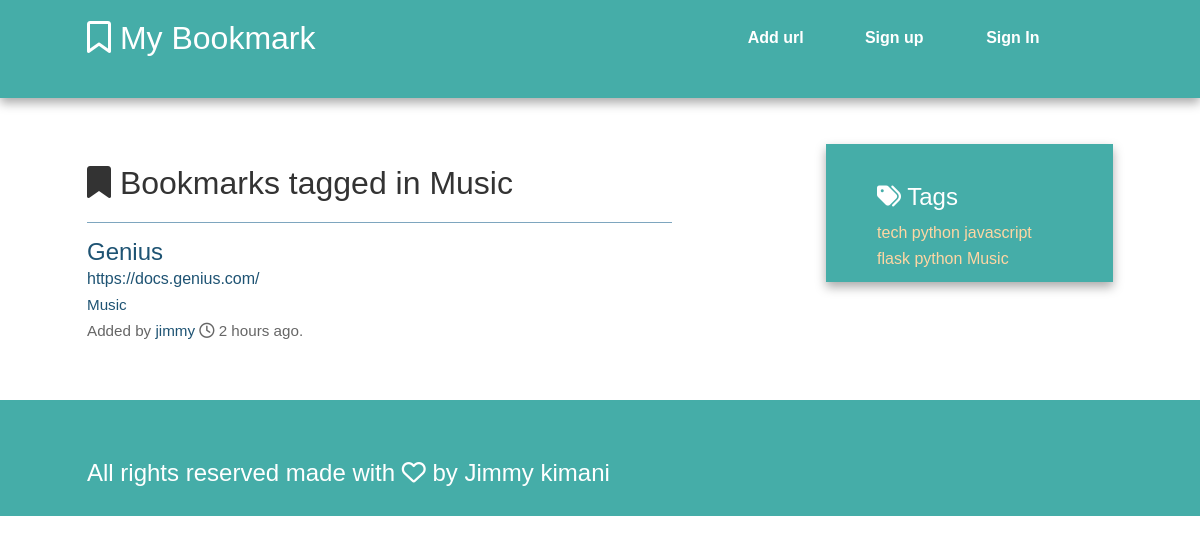
/tag/Music, run on an earlier commit of the app's database.
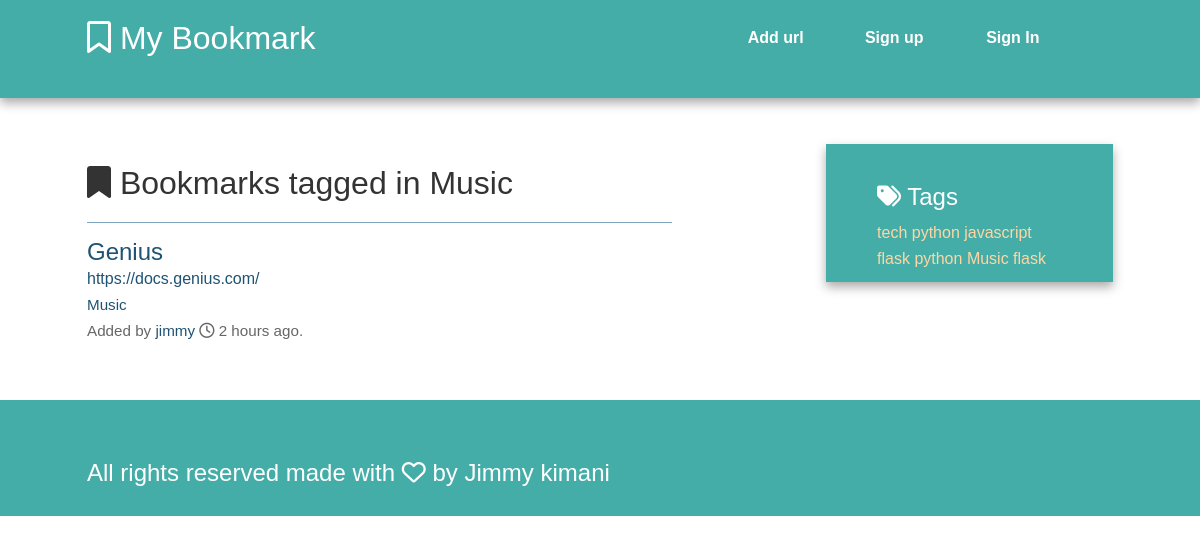
And on a later commit of the database.
### thermo/models.py (models this page shows, shortened)
class Bookmark(db.Model):
    id = db.Column(db.Integer, primary_key=True)
    url = db.Column(db.Text, nullable=False)
    date = db.Column(db.DateTime, default=datetime.utcnow)
    description = db.Column(db.String(300))
    user_id = db.Column(db.Integer, db.ForeignKey('user.id'), nullable=False)
    _tags = db.relationship('Tag', secondary=tags, backref=db.backref('bookmarks', lazy='dynamic'))
    @property
    def tags(self):
        return ",".join([t.name for t in self._tags])
    @tags.setter
    def tags(self, string):
        if string:
            self._tags = [Tag.get_or_create(name) for name in string.split(',')]

class Tag(db.Model):
    id = db.Column(db.Integer, primary_key=True)
    name = db.Column(db.String(25), nullable=False, unique=True, index=True)
    @staticmethod
    def all():
        return Tag.query.all()
    def __repr__(self):
        return self.name

class User(db.Model, UserMixin):
    id = db.Column(db.Integer, primary_key=True)
    username = db.Column(db.String(80), unique=True)
    email = db.Column(db.String(120), unique=True)
    bookmarks = db.relationship('Bookmark', backref='user', lazy='dynamic')
    password_hash = db.Column(db.String)
    @property
    def password(self):
        raise AttributeError('password is not a readable attribute')

### thermo/views.py (the view)
@app.route('/tag/<name>')
def tag(name):
    tag = Tag.query.filter_by(name=name).first_or_404()
    return render_template('tag.html', tag=tag)

### thermo/views.py (called while the page is built)
@app.context_processor
def inject_tags():
    return dict(all_tags=Tag.all)

### thermo/templates/tag.html (shortened to what this page needs)
{% extends "base.html" %}
{% block content %}
<article>
<header>
<h1><i class="fa fa-bookmark" aria-hidden="true"></i> Bookmarks tagged in {{ tag }}  </h1>
        {% if tag.bookmarks.count() > 0 %}
            {% with bookmarks = tag.bookmarks %}
                  {% include 'bookmark_list.html' %}
        {% endwith %}
        {% else %}
        TThere are no bookmarks with this tag.
        {% endif %}
</header>
</article>
{% endblock %}

### thermo/templates/base.html (shortened to what this page needs)
<!doctype html>
<html class="no-js" lang="">
    <head>
        <link href="https://maxcdn.bootstrapcdn.com/bootstrap/3.3.7/css/bootstrap.min.css" rel="stylesheet">
        <link rel="stylesheet" href= '{{ url_for('static', filename='normalize.min.css')}}'>
        <link rel="stylesheet" href= '{{ url_for('static', filename='main.css')}}'>
    </head>
    <body>
        <div class="header-container">
            <header class="wrapper clearfix">
            <a href="{{ url_for('index') }}"><h1 class="title"> <i class="fa fa-bookmark-o" aria-hidden="true"></i> My Bookmark</h1></a>
                <nav>
                    <ul>
                        <li><a href="{{url_for('add')}}">Add url</a></li>
                        {% if current_user.is_authenticated%}
                        <li> <a href="{{ url_for('user', username=current_user.username) }}">My Links</a></li>
                        <li><a href="{{ url_for('logout')}}"> Sign out</a></li>
                        {% else %}
                        <li><a href="{{ url_for('signup')}}">Sign up </a> </i>
                         <li><a href="{{ url_for('login')}}"> Sign In</a></li>
                        {% endif %}
                    </ul>
                </nav>
            </header>
        </div>
        <div class="main-container">
            <div class="main wrapper clearfix">
                {% block content %}
                {% endblock %}
                {% block sidebar %}
                 <aside>
                    <h3><i class="fa fa-tags" aria-hidden="true"></i>  Tags</h3>
                     {% for t in all_tags() %}
                     <a href= "{{  url_for('tag', name=t)}}">{{ t }}</a>
                     {% endfor %}
                </aside>
                {% endblock  %}
                </div>
        </div>
        <div class="footer-container">
            <footer class="wrapper">
                <h3>All rights reserved made with <i class="fa fa-heart-o"> </i>  by Jimmy kimani</h3>
            </footer>
        </div>
    </body>
</html>

### thermo/templates/bookmark_list.html (shortened to what this page needs)
<ul class='bookmarks'>
    {% for bookmark in bookmarks %}
    <li>
        <a class='header' href="{{ bookmark.url}}">
            <h3 class="description">
                {{ bookmark.description|truncate(50, killwords=True) }}
                </h3>
                <span class='url'>
                    {{ bookmark.url|truncate(25, killwords=True) }}
                 </span>
                     </a>
                <div class='info'>
                    <span class="tags">
                        {% if bookmark.tags %}
                        {% for t in bookmark._tags %}
                            <a href="{{ url_for('tag', name=t)}}">{{ t }}</a>
                            {% endfor %}
                        {% else %} No tags.
                        {% endif %}
                    </span>
                    <br>
                    Added by <a href="{{ url_for('user', username=bookmark.user.username) }}">
                    {{ bookmark.user.username}}
                    </a> <i class="fa fa-clock-o" aria-hidden="true"></i>
                    {{ moment(bookmark.date).fromNow() }}.
                </div>
    </li>
    {% endfor %}
    </ul>

What changed in the data, as far as the page shows it:
added Tag: name "flask", shown under "Tags"
